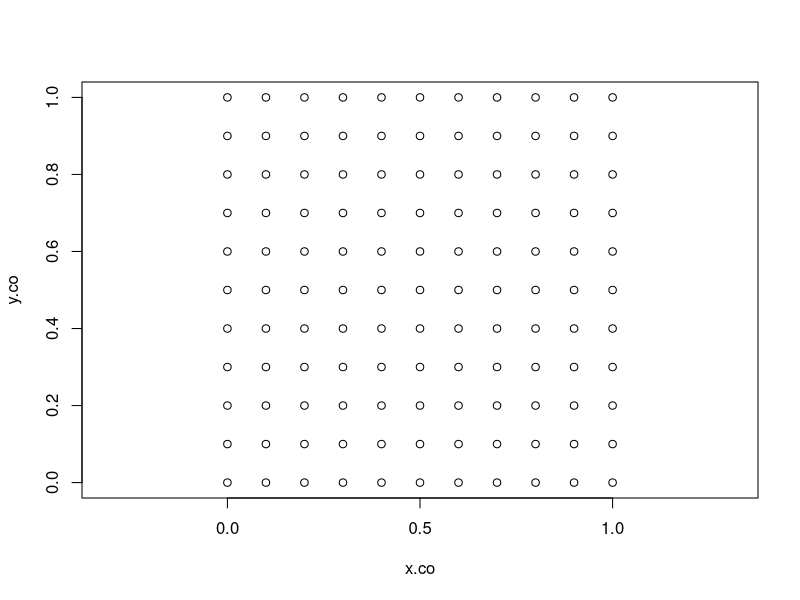
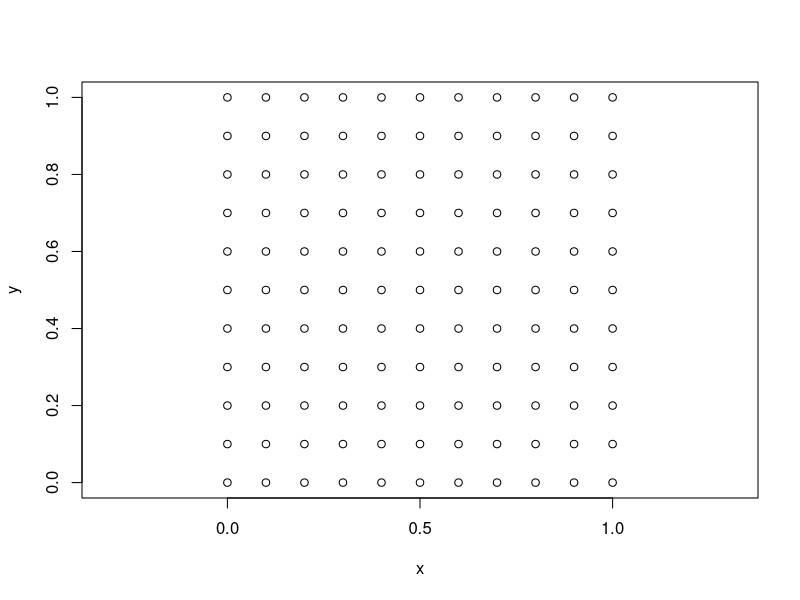
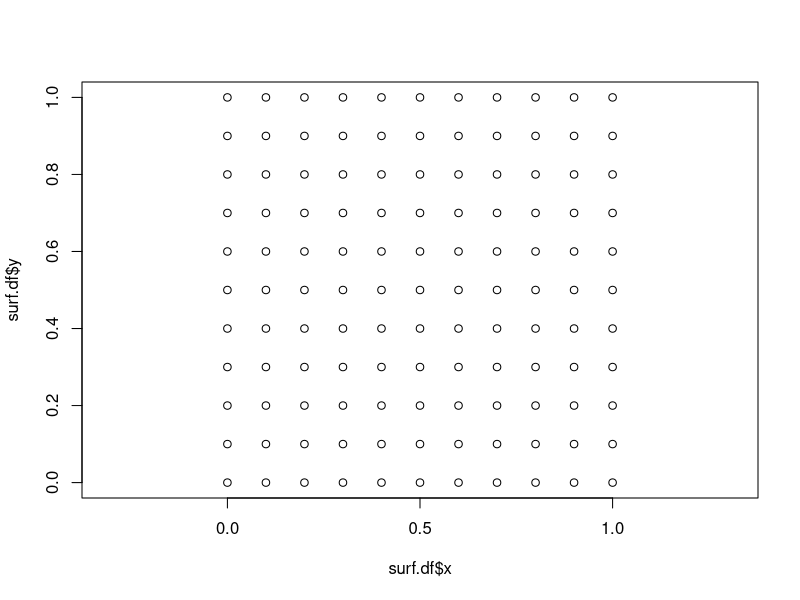
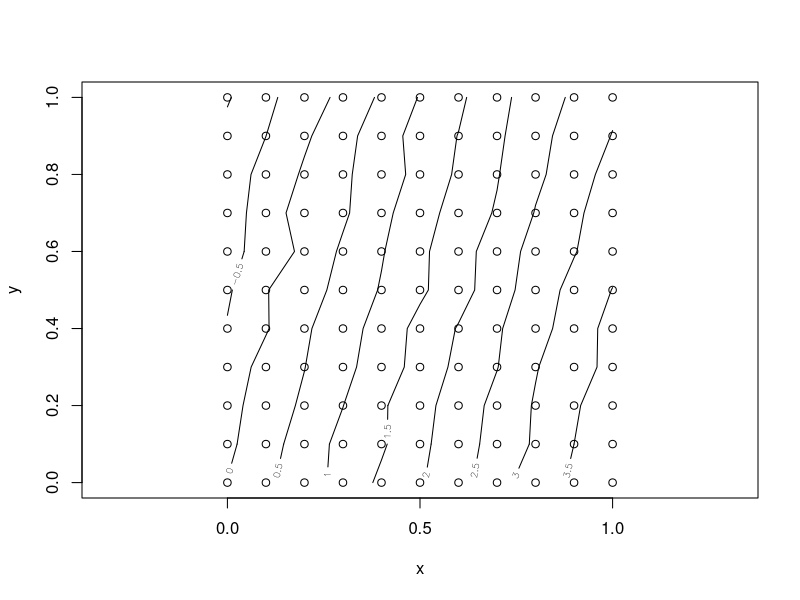
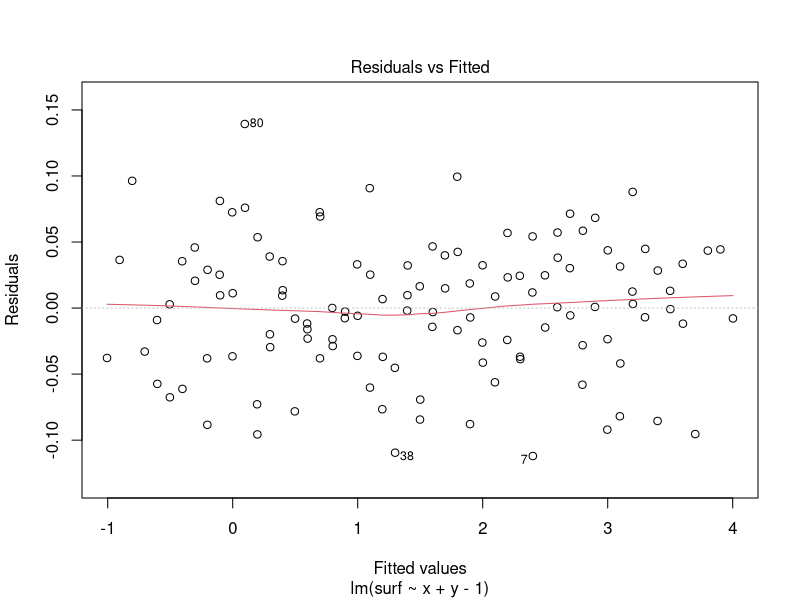
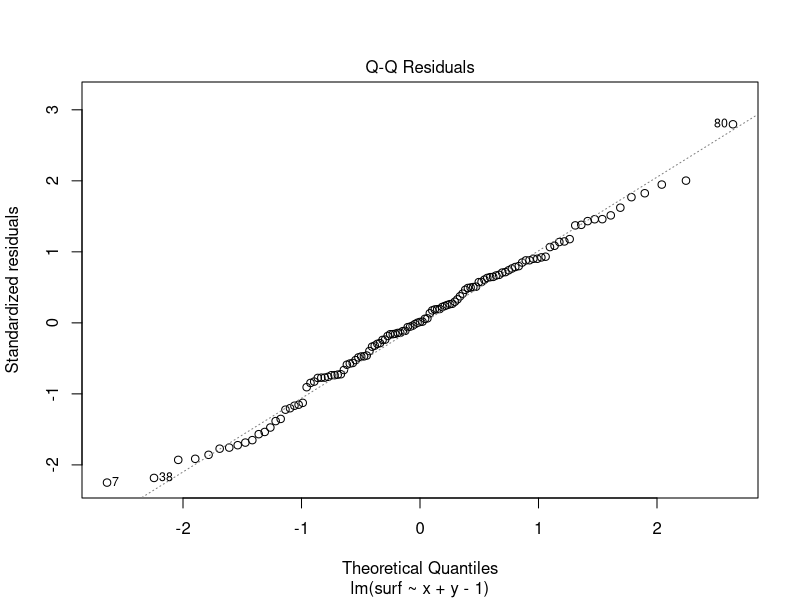
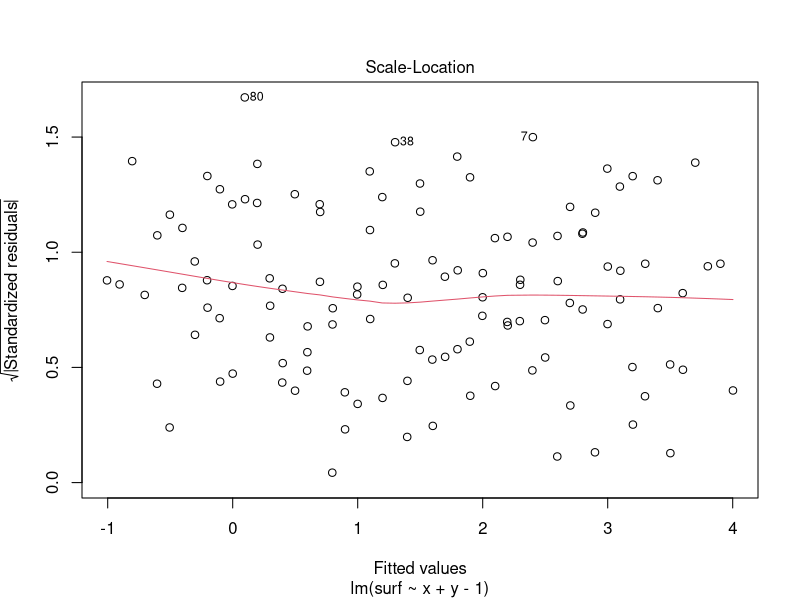
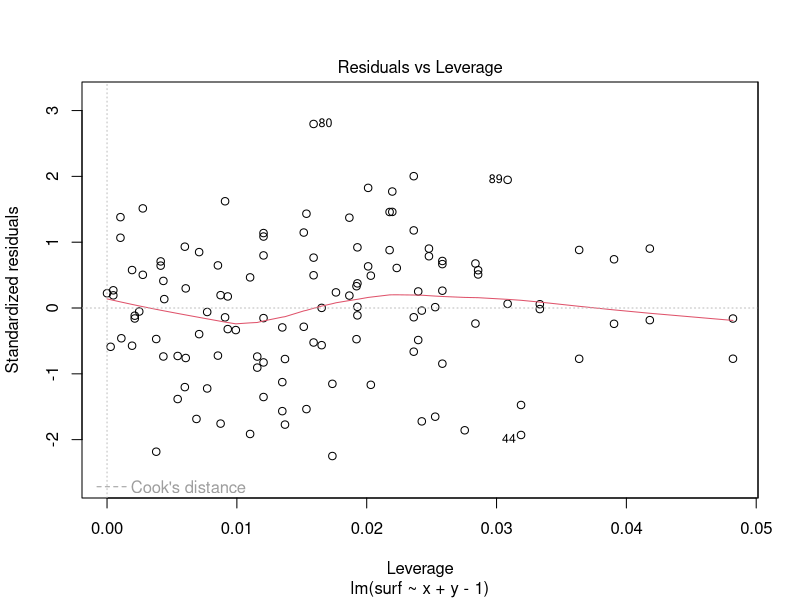

Generate these figures, in order, with R:
## Adat generálás
x.co <- rep(0:10/10,11)
y.co <- rep(0:10/10,length=121,each=11)
plot(x.co,y.co, asp=T)

surf.df <- data.frame(x=x.co,y=y.co)

## Rács megjelenítése
plot(surf.df, asp = TRUE)
plot(surf.df$x,surf.df$y, asp = TRUE)

## Térbeli adatok a rácson
surf.df$surf <- 4 * surf.df$x - surf.df$y + rnorm(nrow(surf.df), sd=0.05)

## Adat mátrix
surf.mat <- matrix(surf.df$surf, nrow=11)

## Felület ábrázolása
plot(surf.df[,1:2], asp = TRUE)
contour(surf.mat, add = TRUE)

surf.lm <- lm(surf ~ x + y -1 , surf.df)
summary(surf.lm)
plot(surf.lm)
